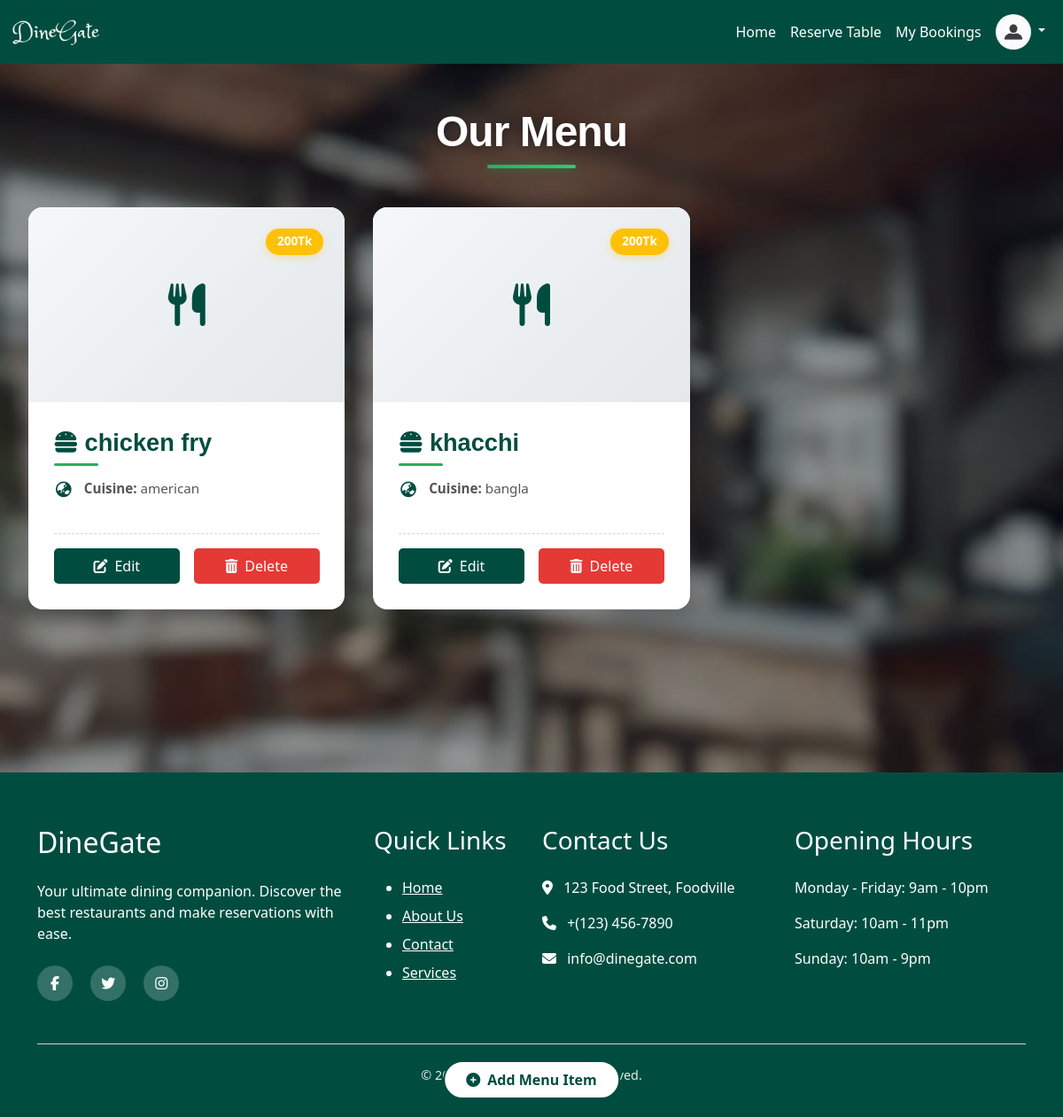
The app's page /view_menu_for_restaurant_owner/1/ (signed in), older data.
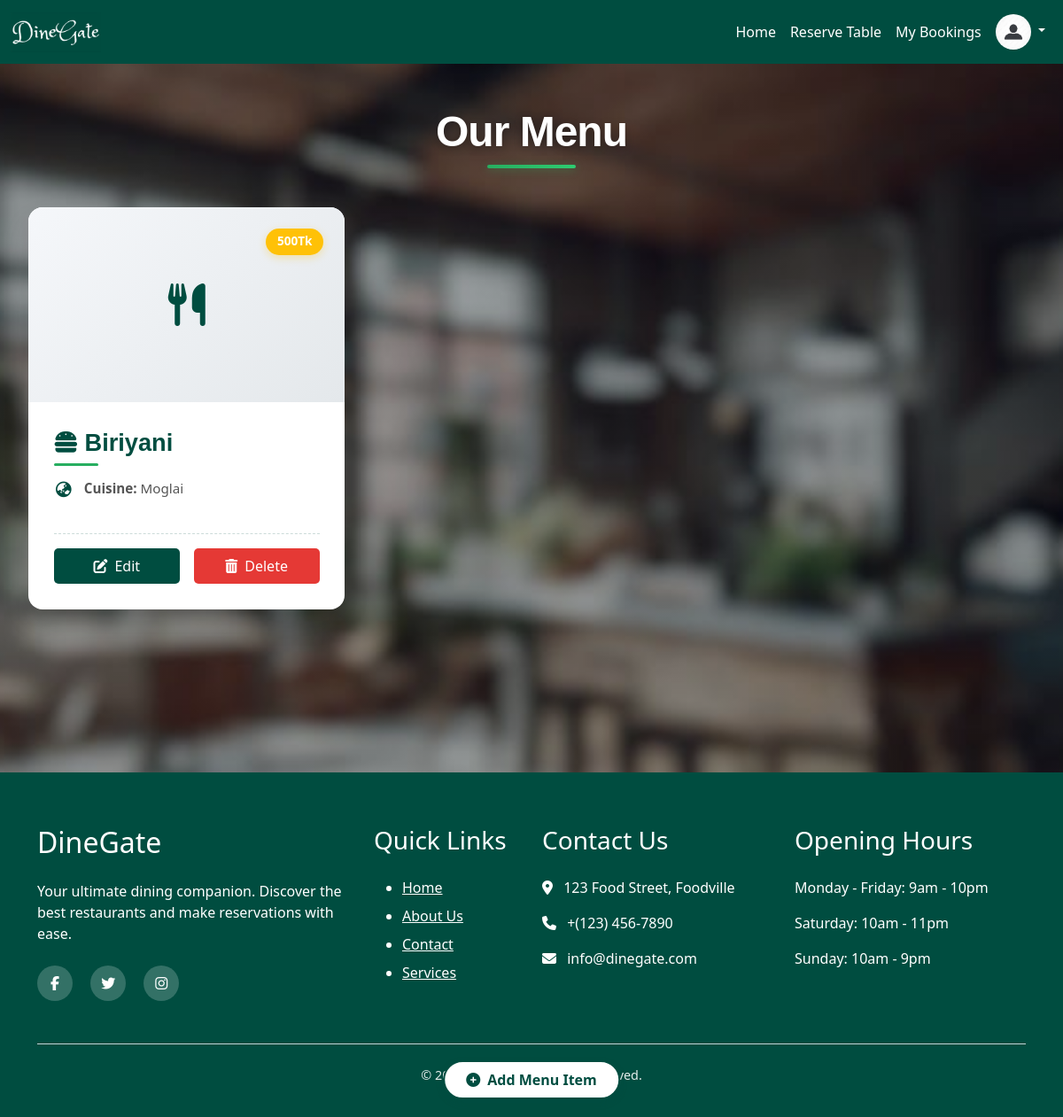
The same page, newer data.
### restaurant/models.py (models this page shows, shortened)
class Menu(models.Model):
    restaurant=models.ForeignKey(Restaurant,on_delete=models.CASCADE)
    item_name=models.CharField(max_length=200)
    cuisine=models.CharField(max_length=100,blank=True,null=True)
    price=models.IntegerField()
    food_pic=models.ImageField(blank=True,null=True)

### restaurant/views.py (the view)
# urls.py: path('view_menu_for_restaurant_owner/<str:id>/',r_views.view_menu_for_restaurant_owner,name='view_menu_for_restaurant_owner'),
def view_menu_for_restaurant_owner(request,id):
    restaurant = Restaurant.objects.get(pk=id)
    menu_items = Menu.objects.filter(restaurant=restaurant)
    return render(request, 'restaurant/view_menu_for_restaurant_owner.html', {'menu': menu_items, 'restaurant': restaurant})

### account/context_processors.py (called while the page is built)
def user_role(request):
    user = None
    role = None
    if request.session.get('user_id'):
        try:
            user = CustomerUser.objects.get(id=request.session['user_id'])
            role = 'customer'
        except CustomerUser.DoesNotExist:
            pass
    elif request.session.get('restaurant_id'):
        try:
            user = Restaurant.objects.get(id=request.session['restaurant_id'])
            role = 'restaurant'
        except Restaurant.DoesNotExist:
            pass
    return {
        'logged_user': user,
        'logged_role': role,
    }

### template/restaurant/view_menu_for_restaurant_owner.html
{% extends 'base.html' %}
{% load static %}
{% block content %}
<div class="menu-main-wrapper" style="
    background: linear-gradient(rgba(0, 0, 0, 0.3), rgba(0, 0, 0, 0.3)),
                url('{% static 'images/back2.jpg' %}') no-repeat center center fixed;
    background-size: cover;
    min-height: 100vh;
    padding: 3rem 1rem;
    padding-bottom: 6rem;">
    <div class="menu-content-box">
        <div class="menu-page-header">
            <h1 class="menu-page-title">Our Menu</h1>
        </div>
    </div>
    <a href="{% url 'add_menu_for_restaurant_owner' restaurant.id %}" class="btn-add-menu" >
        <i class="fas fa-plus-circle"></i> Add Menu Item
    </a>
    {% if menu %}
    <div class="menu-grid-wrapper">
        {% for item in menu %}
        <div class="menu-item-card">
            {% if item.food_pic %}
            <div class="menu-image-container">
                <img src="{{ item.food_pic.url }}" alt="{{ item.item_name }}" class="menu-item-image">
                <div class="price-badge">
                    {{ item.price }}Tk
                </div>
            </div>
            {% else %}
            <div class="menu-image-container" style="display: flex; align-items: center; justify-content: center;">
                <i class="fas fa-utensils" style="font-size: 3rem; color: #004D40;"></i>
                <div class="price-badge">
                     {{ item.price }}Tk
                </div>
            </div>
            {% endif %}
            <div class="menu-item-content">
                <h5 class="menu-item-name">
                    <i class="fas fa-hamburger"></i> {{ item.item_name }}
                </h5>
                <div class="menu-item-meta">
                    <div class="menu-meta-item">
                        <span class="menu-meta-icon"><i class="fas fa-globe-asia"></i></span>
                        <span><strong>Cuisine:</strong> {{ item.cuisine|default:"International" }}</span>
                    </div>
                </div>
                <div class="menu-item-actions">
                    <a href="{% url 'edit_menu_for_restaurant_owner' item.id %}" class="btn-edit">
                        <i class="fas fa-edit"></i> Edit
                    </a>
                    <a href="{% url 'delete_menu_for_restaurant_owner' item.id %}" class="btn-delete">
                        <i class="fas fa-trash-alt"></i> Delete
                    </a>
                </div>
            </div>
        </div>
        {% endfor %}
    </div>
    {% else %}
    <div class="no-menu-message">
        <p><i class="fas fa-exclamation-circle"></i> Our menu is currently being updated. Please check back soon!</p>
    </div>
    {% endif %}
</div>
{% endblock %}

Row changes from the older to the newer data that the page shows:
removed Menu: price "200", item_name "chicken fry", cuisine "american"
removed Menu: price "200", item_name "khacchi", cuisine "bangla"
added Menu: price "500", item_name "Biriyani", cuisine "Moglai"
